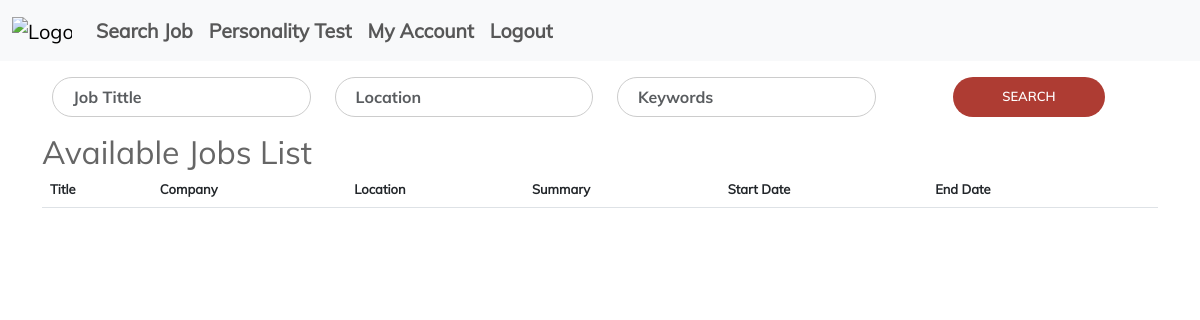
The page /job-list/ (signed in) on the database as committed earlier.
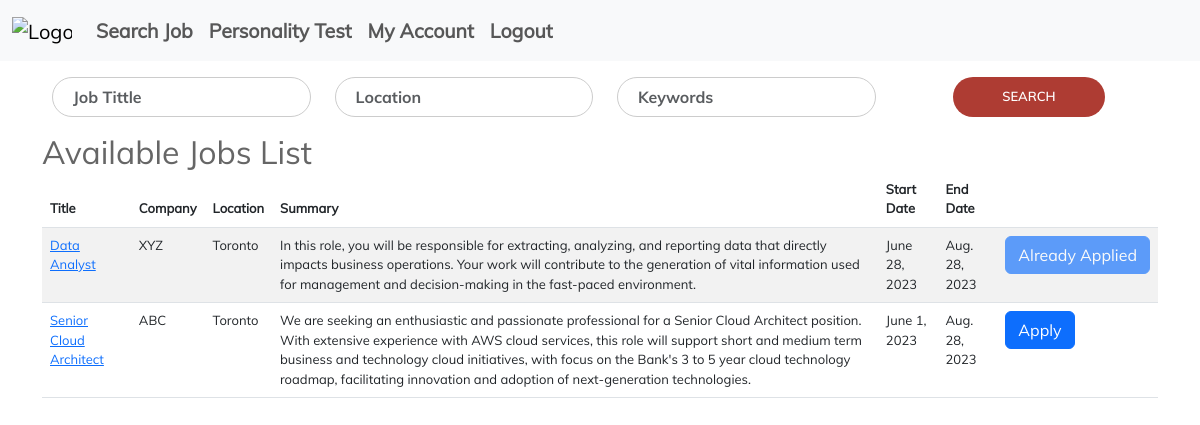
The same page on the database as committed later.
### employer/models.py (models this page shows, shortened)
class Job(models.Model):
    title = models.CharField(max_length=100)
    company = models.CharField(max_length=100)
    location = models.CharField(max_length=100)
    summary = models.TextField()
    description = models.TextField()
    requirements = models.TextField()
    start_date = models.DateField()
    end_date = models.DateField()

### users/views.py (the view)
# urls.py: path('job-list/', available_job_list, name='available_jobs'),
@login_required(login_url='/login/')
def available_job_list(request):
    if request.method == 'GET':
        today = timezone.now().date()
        jobs = Job.objects.filter(end_date__gte=today)
        title_filter = request.GET.get('title', '')
        location_filter = request.GET.get('location', '')
        keywords_filter = request.GET.get('keywords', '')
        if title_filter:
            jobs = jobs.filter(Q(title__icontains=title_filter))
        if location_filter:
            jobs = jobs.filter(Q(location__icontains=location_filter))
        if keywords_filter:
            jobs = jobs.filter(Q(summary__icontains=keywords_filter) or Q(description__icontains=keywords_filter) or Q(requirements__icontains=keywords_filter))
        user = request.user if request.user.is_authenticated else None
        applied_job_ids = JobApplication.objects.filter(user=user).values('job_id')
        jobs = jobs.annotate(
            applied=Case(
                When(id__in=Subquery(applied_job_ids), then=True),
                default=False,
                output_field=models.BooleanField()
            )
        )
        return render(request, 'job-list.html', {'jobs': jobs})

### templates/job-list.html (shortened to what this page needs)
{% extends 'base.html' %}
{% block content %}
    <div class="mt-3 mb-3">
        <form method="GET" action="{% url 'available_jobs' %}" style="width: 100%;padding-left: 10px">
            <div class="row">
                <div class="col-md-3">
                    <input class="form-control" type="text" name="title" placeholder="Job Tittle">
                </div>
                <div class="col-md-3">
                    <input class="form-control" type="text" name="location" placeholder="Location">
                </div>
                <div class="col-md-3">
                    <input class="form-control" type="text" name="keywords" placeholder="Keywords">
                </div>
                <div class="col-md-3">
                    <button class="mt-0" type="submit">Search</button>
                </div>
            </div>
        </form>
    </div>
    <h2>Available Jobs List</h2>
    <table class="table table-striped">
        <thead>
        <th>Title</th>
        <th>Company</th>
        <th>Location</th>
        <th>Summary</th>
        <th>Start Date</th>
        <th>End Date</th>
        <th></th>
        </thead>
        <tbody>
        {% for job in jobs %}
            <tr>
                <td><a href="/job-detail/{{ job.id }}">{{ job.title }}</a></td>
                <td>{{ job.company }}</td>
                <td>{{ job.location }}</td>
                <td>{{ job.summary }}</td>
                <td>{{ job.start_date }}</td>
                <td>{{ job.end_date }}</td>
                <td>
                    {% if job.applied %}
                        <input type="button" disabled class="btn btn-primary" value="Already Applied">
                    {% else %}
                        <input type="button" class="btn btn-primary" value="Apply" onclick="apply({{ job.id }})">
                    {% endif %}
                </td>
            </tr>
        {% endfor %}
        </tbody>
    </table>
{% endblock %}

Rows that differ between the two databases and show on the page:
now on this page (row edited): Job: title "Data Analyst", company "XYZ", location "Toronto", summary "In this role, you will be responsible for extracting, analyzing, and reporting data that directly impacts business operations. Your work will contribute to the generation of vital information used for management and decision-making in the fast-paced environment.", start_date "June 28, 2023", end_date "Aug. 28, 2023"
now on this page (row edited): Job: title "Senior Cloud Architect", company "ABC", location "Toronto", summary "We are seeking an enthusiastic and passionate professional for a Senior Cloud Architect position. With extensive experience with AWS cloud services, this role will support short and medium term business and technology cloud initiatives, with focus on the Bank's 3 to 5 year cloud technology roadmap, facilitating innovation and adoption of next-generation technologies.", start_date "June 1, 2023", end_date "Aug. 28, 2023"
